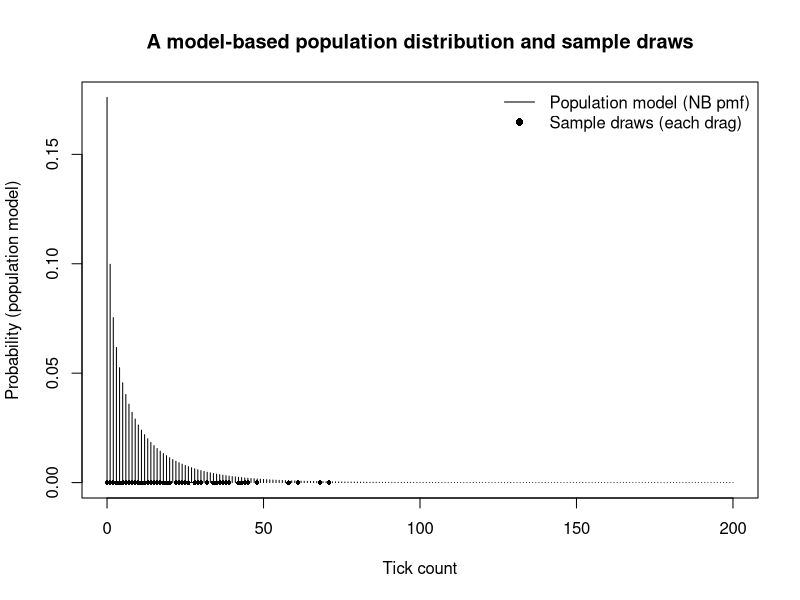

Write the R code that produced this figure. (Note: this script raises an error after producing the figure.)
## ---- chunk 1
knitr::opts_chunk$set(echo = TRUE, warning = FALSE,
  message = FALSE)
## ---- chunk 2
# Optional plotting package
library(ggplot2)

# For reproducibility
set.seed(101)
## ---- chunk 3
n_sites <- 4
sites <- paste0("Site_", LETTERS[1:n_sites]) #here we are just labeling a vector object of sites as "Site_1, Site_2...etc"

n_days <- 21 #number of sampling days
start_day <- as.Date("2025-05-15") #creating a start date as a date object
days <- start_day + 0:(n_days - 1) #Creating a vector of days starting at May 15th 2025 all the way up to 20 days later

times_of_day <- c("AM", "PM") 
drags_per_visit <- 6

tick_drag <- expand.grid( #merging all of our simulated data vectors into a dataframe
site = sites,
date = days,
tod  = times_of_day,
drag_id = seq_len(drags_per_visit)
)

tick_drag$transect <- sample(c("T1", "T2"), 
size = nrow(tick_drag),
replace = TRUE)

tick_drag$effort_m <- round(rnorm(nrow(tick_drag), mean = 100, sd = 5)) #we'll assume we aimed at 100m drags and add some error in here for GPS unit wobbling

head(tick_drag)

## ---- chunk 4
microclimate <- unique(tick_drag[, c("site", "date", "tod")])

day_index <- as.numeric(microclimate$date - min(microclimate$date))

microclimate$temp_C <- 18 +
0.25 * day_index + #temperature should generally increase along sampling variables
ifelse(microclimate$tod == "PM", 3, 0) +
rnorm(nrow(microclimate), 0, 1.2) #adding some variation in temperature

microclimate$rh_pct <- pmin(
100,
pmax(
30,
85 - 1.2 * (microclimate$temp_C - 18) +
rnorm(nrow(microclimate), 0, 6)
)
)

head(microclimate)

## ---- chunk 5
tick_drag <- merge(tick_drag, microclimate,
by = c("site", "date", "tod"),
all.x = TRUE)

head(tick_drag)

## ---- chunk 6
lost_rows <- sample(seq_len(nrow(microclimate)), size = 6)
lost_keys <- microclimate[lost_rows, c("site", "date", "tod")]

lost_flag <- paste(tick_drag$site,
tick_drag$date,
tick_drag$tod) %in%
paste(lost_keys$site,
lost_keys$date,
lost_keys$tod)

tick_drag$temp_C[lost_flag] <- NA
tick_drag$rh_pct[lost_flag] <- NA

miss_ticks <- sample(seq_len(nrow(tick_drag)),
size = round(0.02 * nrow(tick_drag)))

tick_drag$ticks_count <- NA

## ---- chunk 7

set.seed(1) #this just makes it so when y'all run this code any randomly chosen number from a distribution will be the same number

# Make sure site is treated as a factor (important for grouping)
tick_drag$site <- factor(tick_drag$site)

favorable <- function(temp_C, rh_pct){ #don't pay too much attention to this now, but this function will generally make our simulated tick count data conform to the hypothesis that there is some favourability in the tick count data along our environmental variables. A common modeling approach that uses this kind of framework would be mechanistic model predicting real count data where you include favourability and remove it to see what happens
ifelse(is.na(temp_C) | is.na(rh_pct),
NA, #if temp or RH is NA, we assume we did not collect ticks at that time (incomplete data)
exp(-0.03*(temp_C - 22)^2 - #if we have ticks, then we are going to assume we get the most ticks at ~22C and 80%RH and fewer away from those maxima
0.0015*(rh_pct - 80)^2))
}

tick_drag$favorability <- favorable(tick_drag$temp_C, #apply the function to our dataframe
tick_drag$rh_pct)

# -------------------------
# 1) Create "bands" of sites
# -------------------------
# We will randomly assign ~40% of sites to be "higher tick" sites.
sites <- levels(tick_drag$site)
n_sites <- length(sites)

high_sites <- sample(sites, size = round(0.4 * n_sites), replace = FALSE)
tick_drag$site_band <- ifelse(tick_drag$site %in% high_sites, "high", "low")
tick_drag$site_band <- factor(tick_drag$site_band, levels = c("low", "high"))

# Site-specific random effect (adds extra heterogeneity among sites)
site_re <- rnorm(n_sites, mean = 0, sd = 0.35)
names(site_re) <- sites
tick_drag$site_re <- site_re[as.character(tick_drag$site)]

# ---------------------------------------
# 2) Zero-inflation
# ---------------------------------------
# This is a simple model for the probability of observing *any* ticks.
# Interpretation: even at a "good" site, many drags come up empty.
# We make ticks more likely when favorability is higher and (slightly) in AM.
lp_nonzero <- -0.8 +
  2.5 * tick_drag$favorability +     # more favorable -> higher chance of non-zero
  0.3 * (tick_drag$tod == "AM") +    # minor AM effect
  0.2 * (tick_drag$site_band == "high")

p_nonzero <- plogis(lp_nonzero)      # convert to probability (0–1)
is_nonzero <- rbinom(nrow(tick_drag), size = 1, prob = p_nonzero)

# -------------------------------------------------------
# 3) Conditional mean counts (given non-zero observation)
# -------------------------------------------------------
# Baseline differences between the two site bands:
# - low band targets ~1–5 ticks on non-zero drags
# - high band targets ~15–20 ticks on non-zero drags
#
# We build this on the log scale (common in count models).
linpred <- 1.2 +                                 # baseline for low sites
  1.6 * (tick_drag$site_band == "high") +        # bump high sites upward
  1.2 * tick_drag$favorability +                 # more favorable -> more ticks
  0.2 * (tick_drag$tod == "AM") +                # minor AM effect
  0.004 * (tick_drag$effort_m - 100) +           # more effort -> more ticks
  tick_drag$site_re                               # site-level random effect

mu <- exp(linpred)

# ---------------------------------------------------------
# 4) Occasional "hot spot" multiplier to reach ~200 counts
# ---------------------------------------------------------
# A small probability of a big bump in counts under favorable conditions.
# This is a simple way to mimic patchy larval clusters or localized “boom” events.
hotspot_prob <- 0.03 * tick_drag$favorability     # more likely when favorable
hotspot <- rbinom(nrow(tick_drag), size = 1, prob = pmin(hotspot_prob, 0.08))

# Multiply mean by 3–6x when hotspot occurs
hotspot_mult <- ifelse(hotspot == 1, runif(nrow(tick_drag), 3, 6), 1)
mu2 <- mu * hotspot_mult

# ---------------------------------------------
# 5) Simulate counts with higher variability
# ---------------------------------------------
# Smaller size -> more overdispersion -> heavier right tail.
size_nb <- 0.6

tick_drag$ticks_count <- rnbinom(
  nrow(tick_drag),
  mu = mu2,
  size = size_nb
)

# Apply the zero-inflation gate
tick_drag$ticks_count[is_nonzero == 0] <- 0

# Re-insert missing values where you intentionally created missing tick counts
tick_drag$ticks_count[miss_ticks] <- NA

# Quick checks
summary(tick_drag$ticks_count)
tapply(tick_drag$ticks_count, tick_drag$site_band, summary, na.rm = TRUE)

# Optional: check max and proportion of zeros
max(tick_drag$ticks_count, na.rm = TRUE)
mean(tick_drag$ticks_count == 0, na.rm = TRUE)

#great! We have simulated some tick data that looks like what we think would be plausible in real life, next we'll take a quick look at the distribution of counts and the general spread of our data

## ---- chunk 8
#Below is an example of sampling draws from our population of ticks. 


# For example, a typical low-band mean (median-ish mu among low sites)
mu_demo <- median(mu2[tick_drag$site_band == "low"], na.rm = TRUE)

# Use the same dispersion you used in the simulation
size_demo <- size_nb

# Define a reasonable tick-count range for plotting the distribution
x <- 0:200

# The "population" distribution implied by our model for this scenario
p_pop <- dnbinom(x, mu = mu_demo, size = size_demo)

# Take repeated "samples" from this population (each draw = one hypothetical drag)
n_draws <- 200
draws <- rnbinom(n_draws, mu = mu_demo, size = size_demo)

# Plot the population distribution
plot(x, p_pop, type = "h",
     xlab = "Tick count",
     ylab = "Probability (population model)",
     main = "A model-based population distribution and sample draws")

# Overlay sample draws as points along the x-axis
points(draws, rep(0, length(draws)), pch = 16, cex = 0.6)

legend("topright",
       legend = c("Population model (NB pmf)", "Sample draws (each drag)"),
       lty = c(1, NA), pch = c(NA, 16), bty = "n")
#Each sample is a snap-shot of what the population is actually doing at this time, hence why our sampling design and statistical approaches need to align with what we expect the population distribution to look like. 
## ---- chunk 9
write.csv(tick_drag, "tick_drag_sim.csv", row.names = FALSE) #saves your simulated data as a csv

tick_drag <- read.csv("tick_drag_sim.csv") #brings back in that csv

## ---- chunk 10
head(tick_drag)
tail(tick_drag)
summary(tick_drag)
str(tick_drag)

## ---- chunk 11
#INSERT CODE HERE
## ---- chunk 12
hist(tick_drag$ticks_count,
breaks = 30,
main = "Distribution of tick counts",
xlab = "ticks_count")
#you can see the classic form of tick drag data: overdispersed (variance appears to be much higher than the mean) if you are interested about actually testing for overdispersion, take a look at the optional code at the bottom of this r markdown
## ---- chunk 13
ggplot(tick_drag, aes(x = ticks_count)) +
geom_histogram(bins = 30)

## ---- chunk 14
ggplot(tick_drag,
aes(x = temp_C, y = ticks_count)) +
geom_point()
#You can start to see a pattern here where we have 1) lots of zeros all along the gradient of our environmental variable and an interesting slight curve where tick counts may increase slightly towards ~22C and taper off towards either end of this spectrum. This is biologically what we might expect (if we sampled a population enough)
## ---- chunk 15
# INSERT FACETING CODE HERE
## ---- chunk 16
tick_drag$ticks_log1p <- log(tick_drag$ticks_count + 1)

## ---- chunk 17
ggplot(tick_drag,
aes(x = temp_C, y = ticks_log1p)) +
geom_point()
#we can see that logging our variable turns the data into essentially a banded point cloud; this makes sense because we pulled our simulated data from a log distribution! 
## ---- chunk 18
#In general, a function is written as:
name_of_fxn <- function(argument1, argument2, ...){
  #Stuff to do.
  return()
}
#below is a function to calculate vapor pressure deficit based on temperature and relative humidity
vpd <- function(temp_C, rh_pct){

#temp_C in degrees C
#rh_pct in percent

es <- 0.6108 * exp(17.27 * temp_C / #saturation vapor pressure
(temp_C + 237.3))
ea <- (rh_pct / 100) * es #actual vapor pressure
es - ea #returns VPD in kPa
}

vpd(25, 80) # test, should be 0.63356
## ---- chunk 19
# INSERT VPD CODE HERE
## ---- chunk 20
#optional look into overdispersion checks

# 1) Subset to complete cases for variables used in the model
dat_od <- subset(
  tick_drag,
  !is.na(ticks_count) &
    !is.na(temp_C) &
    !is.na(rh_pct) &
    !is.na(site) &
    !is.na(tod) &
    !is.na(effort_m)
)

# Basic sanity checks
stopifnot(is.numeric(dat_od$ticks_count))
stopifnot(all(dat_od$ticks_count >= 0))

# 2) Fit a simple Poisson GLM
# Include log(effort_m) as an offset so counts are comparable across effort
m_pois <- glm(
  ticks_count ~ temp_C + rh_pct + tod + site + offset(log(effort_m)),
  family = poisson(link = "log"),
  data = dat_od
)

summary(m_pois)

# 3) Overdispersion diagnostic: residual deviance / residual df
disp_ratio <- deviance(m_pois) / df.residual(m_pois)
disp_ratio

# Rule of thumb:
# - ~1: Poisson variance roughly OK
# - >>1 (e.g., >1.5–2): likely overdispersion (variance > mean)
# - <1: underdispersion (less common in ecology count data)

#Looks like we do have a bit of overdispersion! 

# 4) Formal-ish check using a Pearson chi-square statistic
pearson_chisq <- sum(residuals(m_pois, type = "pearson")^2)
pearson_ratio <- pearson_chisq / df.residual(m_pois)
pearson_ratio

# Optional: approximate p-value (large-sample heuristic)
p_overdisp <- pchisq(pearson_chisq, df = df.residual(m_pois), lower.tail = FALSE)
p_overdisp

# 5) If overdispersion is present, compare to a Negative Binomial model
# (This is a practical follow-up model commonly used for overdispersed counts.)
if (requireNamespace("MASS", quietly = TRUE)) {
  m_nb <- MASS::glm.nb(
    ticks_count ~ temp_C + rh_pct + tod + site + offset(log(effort_m)),
    data = dat_od
  )

  summary(m_nb)

  # AIC comparison: lower is better (not a proof, but a useful diagnostic)
  AIC(m_pois, m_nb)
} else {
  message("Package 'MASS' not available; skipping Negative Binomial comparison.")
}

# 6) Quick visual check: mean-variance relationship by grouping
# If variance greatly exceeds mean across groups, that supports overdispersion.
by_group <- aggregate(
  ticks_count ~ site + tod,
  data = dat_od,
  FUN = function(x) c(mean = mean(x), var = var(x), n = length(x))
)

# aggregate() returns a matrix column; unpack it
by_group$mean <- by_group$ticks_count[, "mean"]
by_group$var  <- by_group$ticks_count[, "var"]
by_group$n    <- by_group$ticks_count[, "n"]
by_group$ticks_count <- NULL

by_group

# Plot variance vs mean (Poisson would expect var ≈ mean)
plot(by_group$mean, by_group$var,
     xlab = "Mean ticks (by site × time of day)",
     ylab = "Variance in ticks (by site × time of day)")
abline(a = 0, b = 1, lty = 2)
## ---- chunk 21
# Basic collinearity check for continuous predictors
vars <- tick_drag[, c("temp_C", "rh_pct", "effort_m")]
vars <- vars[complete.cases(vars), ]

cor(vars)

# Pairwise scatterplots (base R)
pairs(vars, main = "Pairwise plots: temperature, RH, effort")
#effort is a good example of something that should not (ideally) correlate with temp and RH, but we can see that there is a bit of a linear correlation between temp and rh based on their pairwise cor plots.
## ---- chunk 22
if (requireNamespace("car", quietly = TRUE)) {
  m_vif <- lm(ticks_count ~ temp_C +rh_pct + effort_m, data = tick_drag)
  car::vif(m_vif)
} else {
  message("Package 'car' not installed; skipping VIF.")
}
#should be around 1, if VIFs are above three then you might have some issues. Thresholds for VIFs are all over the place, I'd recommend finding some papers that report VIFs for the stats you're using and the type of data you have and see what thresholds they use.
## ---- chunk 23
x <- tick_drag$ticks_count
x <- x[!is.na(x)]

mean(x == 0)   # fraction of zero counts
summary(x)

hist(x, breaks = 50,
     main = "Tick count distribution (often zero-heavy and right-skewed)",
     xlab = "ticks_count")

# log1p makes the tail easier to see
hist(log1p(x), breaks = 50,
     main = "log(1 + ticks_count) distribution",
     xlab = "log1p(ticks_count)")
#no surprise here, we have data with lots of zeros and long tails.
## ---- chunk 24
boxplot(ticks_count ~ site, data = tick_drag,
        main = "Tick counts by site (watch for zero inflation + extreme values)",
        ylab = "ticks_count")
#your typical box plot gives your quartile ranges, note our long "tails" of extreme values well above most of our other points and differences in the severity of this issue across our sites (Site A and Site C have more extreme points than sites B and D). This site-level difference in variation has some strong implications for the types of assumptions we can make around data aggregation and consistent variances.
## ---- chunk 25
dat_mv <- subset(tick_drag, !is.na(ticks_count) & !is.na(site) & !is.na(tod))

mv <- aggregate(ticks_count ~ site + tod, data = dat_mv,
                FUN = function(z) c(mean = mean(z), var = var(z), n = length(z)))

mv$mean <- mv$ticks_count[, "mean"]
mv$var  <- mv$ticks_count[, "var"]
mv$n    <- mv$ticks_count[, "n"]
mv$ticks_count <- NULL

mv

plot(mv$mean, mv$var,
     xlab = "Mean ticks (by site - time of day)",
     ylab = "Variance in ticks (by site - time of day)",
     main = "Mean–variance check (Poisson would fall near the dashed line)")
abline(a = 0, b = 1, lty = 2)
#we are so far away from that dashed line it is not even funny!
## ---- chunk 26
dat_nl <- subset(tick_drag, !is.na(ticks_count) & !is.na(temp_C))

plot(dat_nl$temp_C, dat_nl$ticks_count,
     pch = 16, cex = 0.6,
     xlab = "Temperature (C)",
     ylab = "Tick counts",
     main = "Ticks vs temperature (watch for nonlinearity)")

# Add a loess smooth on log scale to reduce domination by large counts
lines(lowess(dat_nl$temp_C, log1p(dat_nl$ticks_count)), lwd = 2)
#like we mentioned before, this relationship looks more curvilinear/quadratic than linear
## ---- chunk 27
dat_glm <- subset(
  tick_drag,
  !is.na(ticks_count) & !is.na(temp_C) & !is.na(rh_pct) &
    !is.na(site) & !is.na(tod) & !is.na(effort_m)
)

m_pois <- glm(
  ticks_count ~ temp_C + rh_pct + tod + site + offset(log(effort_m)),
  family = poisson(link = "log"),
  data = dat_glm
)

# Fitted vs Pearson residuals: look for fan-shapes / structure
plot(fitted(m_pois), residuals(m_pois, type = "pearson"),
     pch = 16, cex = 0.6,
     xlab = "Fitted values",
     ylab = "Pearson residuals",
     main = "Residual check: heteroskedasticity / misspecification")
abline(h = 0, lty = 2)

# Also check residuals over time (dependence / autocorrelation hints)
dat_glm$pearson_resid <- residuals(m_pois, type = "pearson")
dat_glm <- dat_glm[order(dat_glm$date), ]
dat_glm$date<-as.Date(dat_glm$date)
plot(dat_glm$date, dat_glm$pearson_resid,
    xlim = c(as.Date("2025-05-15"), as.Date("2025-06-04")),
     pch = 16, cex = 0.6,
     xlab = "Date",
     ylab = "Pearson residuals",
     main = "Residuals through time (watch for runs / clustering)")
abline(h = 0, lty = 2)
#lots of clustering but at least we are consistently clustering across time...
## ---- chunk 28
infl <- influence.measures(m_pois)

# Cook's distance is one common summary
cd <- cooks.distance(m_pois)

plot(cd, type = "h",
     main = "Cook's distance (large spikes = influential points)",
     ylab = "Cook's D", xlab = "Observation index")
abline(h = 4/length(cd), lty = 2) #Cook's distance >4/n is often used as a threshold for an influential point, the gold standard however is to run the model with and without influential points and see if they change relationship directions or effect size magnitudes

# Identify a few most influential rows
head(order(cd, decreasing = TRUE), 10)
